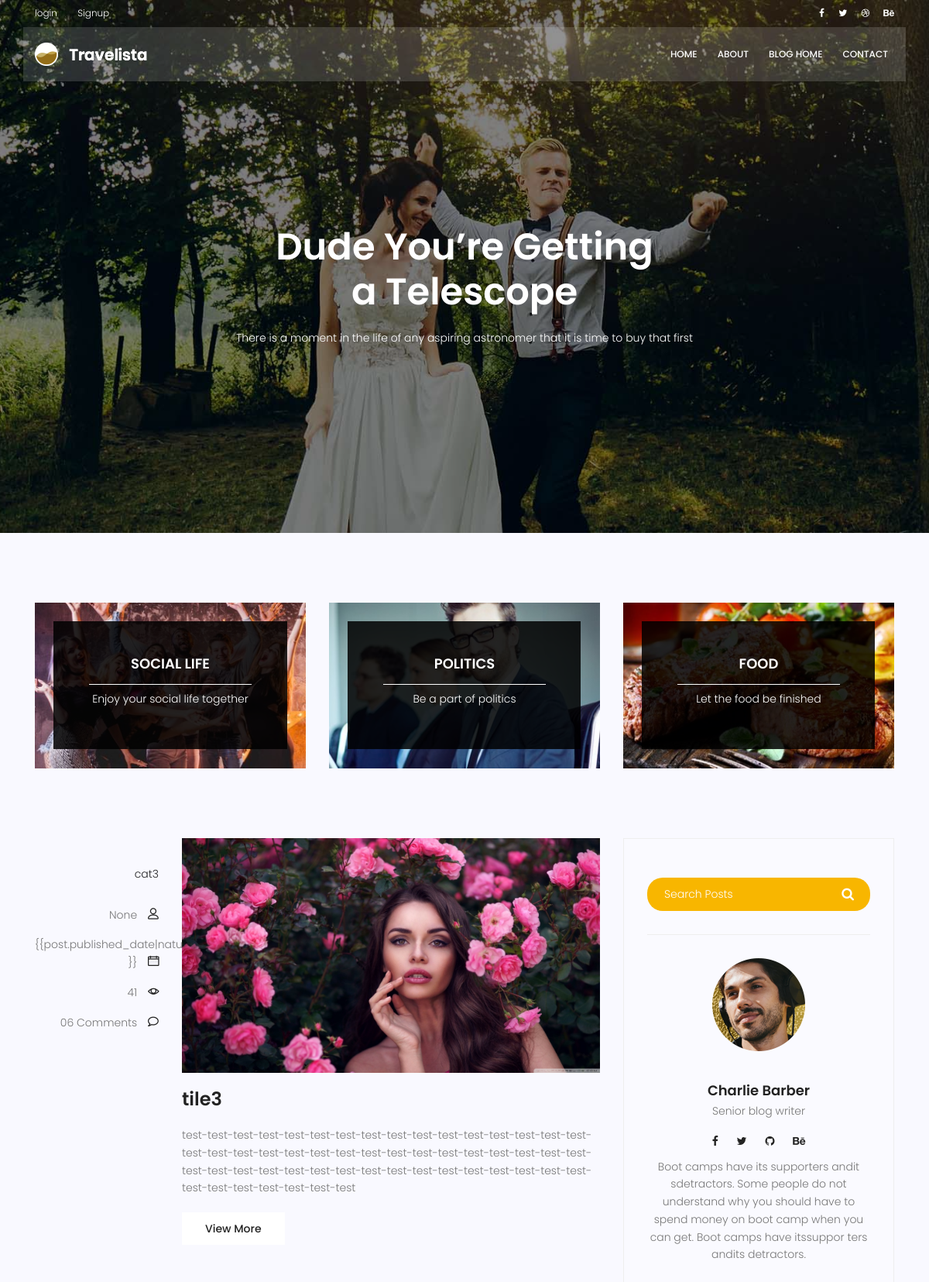
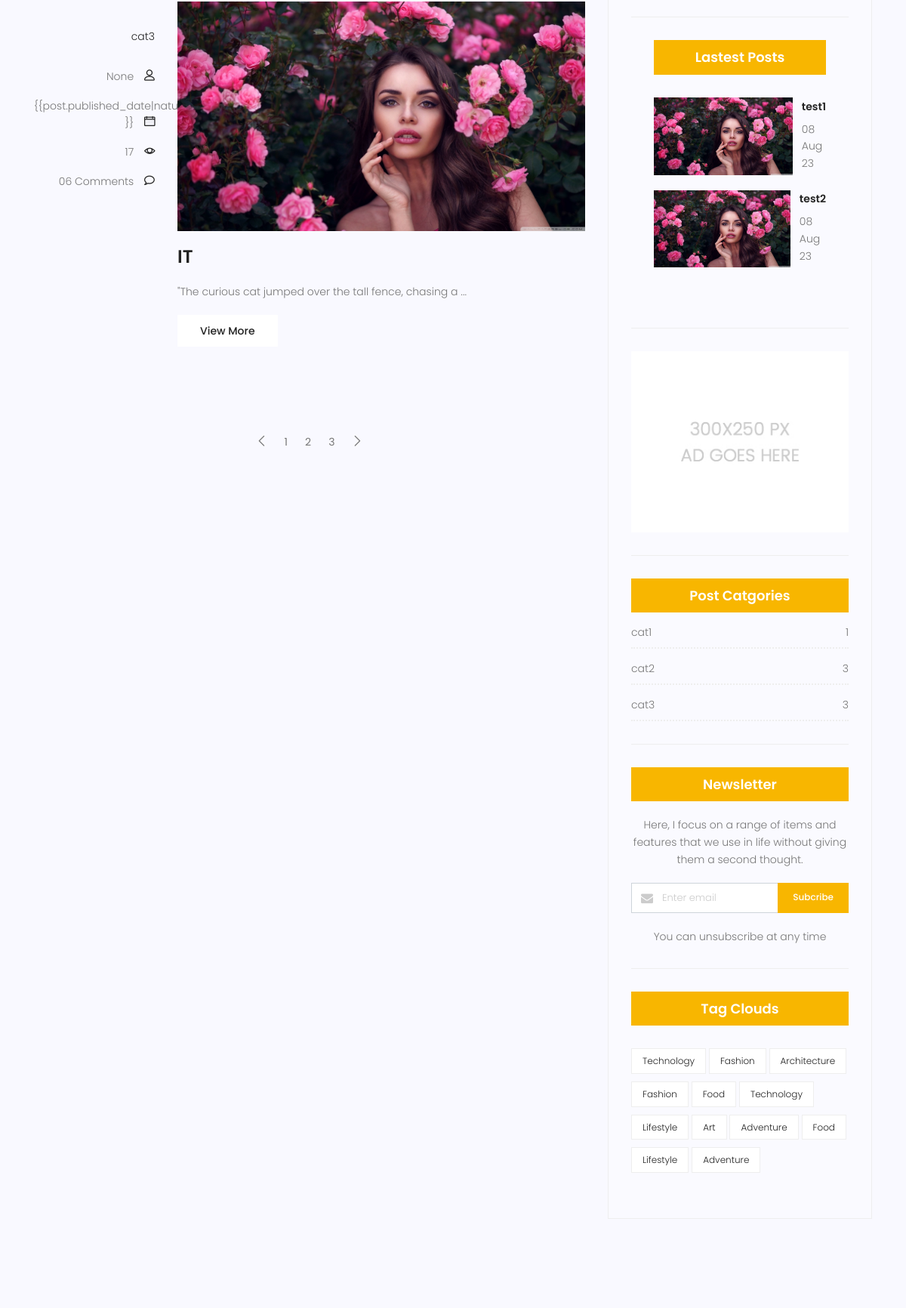
Screenshot of /blog/?page=2 (upper part) with the database file from the repository (2 pictures, top to bottom).
### blog/models.py (models this page shows, shortened)
class Category(models.Model):
        name = models.CharField(max_length=255)
        def __str__(self):
            return self.name

class Post(models.Model):
    image =models.ImageField(upload_to='blog/',default='blog/default.jpg')
    author = models.ForeignKey(User, on_delete=models.CASCADE ,null=True)        #authorیک کلید فرعی واسطه به یوزر
    title = models.CharField(max_length=255)
    content = models.TextField()
    tags = TaggableManager()                                                     #taggit for manage Tags
    category = models.ManyToManyField(Category)
    counted_views = models.IntegerField(default=0)
    status = models.BooleanField(default=False)
    published_date = models.DateTimeField(null=True)
    created_date = models.DateTimeField(auto_now_add=True)
    updated_date = models.DateTimeField(auto_now=True)
    login_required = models.BooleanField(default=False)                          #login requirments in posts
    class Meta:
        ordering = ['created_date']

### blog/views.py (the view)
# urls.py: path('',blog_view, name='index_blog'),
def blog_view(request,author_username=None,**kwargs):
    current_time = timezone.now()
    posts = Post.objects.filter(published_date__lte=current_time,status=1).order_by('published_date')
    if author_username:
        posts = posts.filter(author__username=author_username)
    if kwargs.get('tag_name') != None:
        posts = Post.filter(tag__name__in =[kwargs['tag_name']])
    posts = Paginator(posts,2)
    try:
        page_number = request.GET.get('page')
        posts = posts.get_page(page_number)
    except PageNotAnInteger:
        posts = posts.get_page(1)
    except EmptyPage:
        posts = posts.get_page(1)
    context = {'posts':posts}
    return render(request,'blog-home.html',context)

### blog/templatetags/custom_tags.py (called while the page is built)
@register.filter
def limit_words_with_ellipsis(value, max_words):
    return Truncator(value).words(max_words, truncate=' ...')

@register.inclusion_tag('latest-posts.html')
def latestpost(arg=3):
    posts = Post.objects.filter(status=1).order_by('published_date')[:arg]
    return {'posts': posts}

@register.inclusion_tag('categories-posts.html')
def postcategories():
    posts = Post.objects.filter(status=1)
    categories = Category.objects.all()
    cat_dict = {}
    for name in categories:
        cat_dict[name] = posts.filter(category=name).count()
    return {'categories': cat_dict}

@register.inclusion_tag('blog-search.html')
def search_bar():
    return {}

### templates/blog-home.html (shortened to what this page needs)
{%load static%}
{%load custom_tags%}
{% load humanize %}
<!DOCTYPE html>
<html lang="zxx" class="no-js">
<head>
	<link rel="stylesheet" href="{% static 'css/linearicons.css' %}">
	<link rel="stylesheet" href="{% static 'css/font-awesome.min.css' %}">
	<link rel="stylesheet" href="{% static 'css/bootstrap.css' %}">
	<link rel="stylesheet" href="{% static 'css/magnific-popup.css' %}">
	<link rel="stylesheet" href="{% static 'css/jquery-ui.css' %}">
	<link rel="stylesheet" href="{% static 'css/nice-select.css' %}">
	<link rel="stylesheet" href="{% static 'css/animate.min.css' %}">
	<link rel="stylesheet" href="{% static 'css/owl.carousel.css' %}">
	<link rel="stylesheet" href="{% static 'css/main.css' %}">
</head>
<body>
	<header id="header">
		<div class="header-top">
			<div class="container">
				<div class="row align-items-center">
					<div class="col-lg-6 col-sm-6 col-6 header-top-left">
						<ul>
							{% if request.user.is_authenticated %}
							<li><a href="#">logged in as {{ request.user.username }}</a></li>
							<li><a href="{% url 'accounts:logout' %}">logout</a></li>
							{% else %}
							<li><a href="{% url 'accounts:login' %}">login</a></li>
							<li><a href="{% url 'accounts:signup' %}">Signup</a></li>
							{% endif %}
						</ul>
					</div>
					<div class="col-lg-6 col-sm-6 col-6 header-top-right">
						<div class="header-social">
							<a href="#"><i class="fa fa-facebook"></i></a>
							<a href="#"><i class="fa fa-twitter"></i></a>
							<a href="#"><i class="fa fa-dribbble"></i></a>
							<a href="#"><i class="fa fa-behance"></i></a>
						</div>
					</div>
				</div>
			</div>
		</div>
		<div class="container main-menu">
			<div class="row align-items-center justify-content-between d-flex">
				<div id="logo">
					<a href="{%url 'website:index' %}"><img src="{% static 'img/logo.png' %}" alt="alt9" title="" /></a>
				</div>
				<nav id="nav-menu-container">
					<ul class="nav-menu">
						<li><a href="{%url 'website:index' %}">Home</a></li>
						<li><a href="{%url 'website:about' %}">About</a></li>
						<li><a href="{%url 'blog:index_blog' %}">Blog Home</a></li>
						<li><a href="{%url 'website:contact' %}">Contact</a></li>
					</ul>
				</nav>
			</div>
		</div>
	</header>
	<section class="banner-area relative blog-home-banner" id="home">
		<div class="overlay overlay-bg"></div>
		<div class="container">
			<div class="row d-flex align-items-center justify-content-center">
				<div class="about-content blog-header-content col-lg-12">
					<h1 class="text-white">
						Dude You’re Getting
						a Telescope
					</h1>
					<p class="text-white">
						There is a moment in the life of any aspiring astronomer that it is time to buy that first
					</p>
				</div>
			</div>
		</div>
	</section>
	<section class="top-category-widget-area pt-90 pb-90 ">
		<div class="container">
			<div class="row">
				<div class="col-lg-4">
					<div class="single-cat-widget">
						<div class="content relative">
							<div class="overlay overlay-bg"></div>
							<a href="#" target="_blank">
								<div class="thumb">
									<img class="content-image img-fluid d-block mx-auto"
										src="{% static 'img/blog/cat-widget1.jpg' %}" alt="alt9">
								</div>
								<div class="content-details">
									<h4 class="content-title mx-auto text-uppercase">Social life</h4>
									<span></span>
									<p>Enjoy your social life together</p>
								</div>
							</a>
						</div>
					</div>
				</div>
				<div class="col-lg-4">
					<div class="single-cat-widget">
						<div class="content relative">
							<div class="overlay overlay-bg"></div>
							<a href="#" target="_blank">
								<div class="thumb">
									<img class="content-image img-fluid d-block mx-auto"
										src="{% static 'img/blog/cat-widget2.jpg' %}" alt="">
								</div>
								<div class="content-details">
									<h4 class="content-title mx-auto text-uppercase">Politics</h4>
									<span></span>
									<p>Be a part of politics</p>
								</div>
							</a>
						</div>
					</div>
				</div>
				<div class="col-lg-4">
					<div class="single-cat-widget">
						<div class="content relative">
							<div class="overlay overlay-bg"></div>
							<a href="#" target="_blank">
								<div class="thumb">
									<img class="content-image img-fluid d-block mx-auto"
										src="{% static 'img/blog/cat-widget3.jpg' %}" alt="">
								</div>
								<div class="content-details">
									<h4 class="content-title mx-auto text-uppercase">Food</h4>
									<span></span>
									<p>Let the food be finished</p>
								</div>
							</a>
						</div>
					</div>
				</div>
			</div>
		</div>
	</section>
	<section class="post-content-area">
		<div class="container">
			<div class="row">
				<div class="col-lg-8 posts-list">
					{%for post in posts%}
					<div class="single-post row">
						<div class="col-lg-3  col-md-3 meta-details">
							<ul class="tags">
								{% for cat in post.category.all %}
								<li>
									<a href="{% url 'blog:category' cat_name=cat.name %}">
										{{cat.name}}
									</a>
								</li>
								{% endfor %}
							</ul>
							<div class="user-details row">
								<p class="user-name col-lg-12 col-md-12 col-6"><a href="#">{{post.author}}</a> <span
										class="lnr lnr-user"></span></p>
								<p class="date col-lg-12 col-md-12 col-6"><a href="#">{{post.published_date|naturaltime
										}}</a> <span class="lnr lnr-calendar-full"></span></p>
								<p class="view col-lg-12 col-md-12 col-6"><a href="#">{{post.counted_views}}</a> <span
										class="lnr lnr-eye"></span></p>
								<p class="comments col-lg-12 col-md-12 col-6"><a href="#">06 Comments</a> <span
										class="lnr lnr-bubble"></span></p>
							</div>
						</div>
						<div class="col-lg-9 col-md-9 ">
							<div class="feature-img">
								<img class="img-fluid" src={{post.image.url}} alt="">
							</div>
							<a class="posts-title" href="{% url 'blog:single' pid=post.id  %}">
								<h3>{{post.title}}</h3>
							</a>
							<p class="excert">
								{{post.content|limit_words_with_ellipsis:10}}
							</p>
							<a href="/blog/{{post.id}}" class="primary-btn">View More</a>
						</div>
					</div>
					{% endfor %}
					<nav class="blog-pagination justify-content-center d-flex">
						<ul class="pagination">
							{% if posts.has_previous %}
							<li class="page-item">
								<a href="?page={{ posts.previous_page_number }}" class="page-link"
									aria-label="Previous">
									<span aria-hidden="true">
										<span class="lnr lnr-chevron-left"></span>
									</span>
								</a>
							</li>
							{% endif %}
							{% for i in posts.paginator.page_range %}
							<li class="page-item"><a href="?page={{i}}" class="page-link">{{i}}</a></li>
							{% endfor %}
							{% if posts.has_next %}
							<li class="page-item">
								<a href="?page={{ posts.next_page_number }}" class="page-link" aria-label="Next">
									<span aria-hidden="true">
										<span class="lnr lnr-chevron-right"></span>
									</span>
								</a>
							</li>
							{% endif %}
						</ul>
					</nav>
				</div>
				<div class="col-lg-4 sidebar-widgets">
					<div class="widget-wrap">
						{% search_bar %}
						<div class="single-sidebar-widget user-info-widget">
							<img src="{% static 'img/blog/user-info.png' %}" alt="alt9">
							<a href="#">
								<h4>Charlie Barber</h4>
							</a>
							<p>
								Senior blog writer
							</p>
							<ul class="social-links">
								<li><a href="#"><i class="fa fa-facebook"></i></a></li>
								<li><a href="#"><i class="fa fa-twitter"></i></a></li>
								<li><a href="#"><i class="fa fa-github"></i></a></li>
								<li><a href="#"><i class="fa fa-behance"></i></a></li>
							</ul>
							<p>
								Boot camps have its supporters andit sdetractors. Some people do not understand why you
								should have to spend money on boot camp when you can get. Boot camps have itssuppor ters
								andits detractors.
							</p>
						</div>
						<div class="single-sidebar-widget popular-post-widget">
							<div class="popular-post-list">
								{% latestpost 2 %}
							</div>
						</div>
						<div class="single-sidebar-widget ads-widget">
							<a href="#"><img class="img-fluid" src="{% static 'img/blog/ads-banner.jpg' %}"
									alt="alt98"></a>
						</div>
						{% postcategories %}
						<div class="single-sidebar-widget newsletter-widget">
							<h4 class="newsletter-title">Newsletter</h4>
							<p>
								Here, I focus on a range of items and features that we use in life without
								giving them a second thought.
							</p>
							<div class="form-group d-flex flex-row">
								<div class="col-autos">
									<div class="input-group">
										<div class="input-group-prepend">
											<div class="input-group-text"><i class="fa fa-envelope"
													aria-hidden="true"></i>
											</div>
										</div>
										<input type="text" class="form-control" id="inlineFormInputGroup"
											placeholder="Enter email" onfocus="this.placeholder = ''"
											onblur="this.placeholder = 'Enter email'">
									</div>
								</div>
								<a href="#" class="bbtns">Subcribe</a>
							</div>
							<p class="text-bottom">
								You can unsubscribe at any time
							</p>
						</div>
						<div class="single-sidebar-widget tag-cloud-widget">
							<h4 class="tagcloud-title">Tag Clouds</h4>
							<ul>
								<li><a href="#">Technology</a></li>
								<li><a href="#">Fashion</a></li>
								<li><a href="#">Architecture</a></li>
								<li><a href="#">Fashion</a></li>
								<li><a href="#">Food</a></li>
								<li><a href="#">Technology</a></li>
								<li><a href="#">Lifestyle</a></li>
								<li><a href="#">Art</a></li>
								<li><a href="#">Adventure</a></li>
								<li><a href="#">Food</a></li>
								<li><a href="#">Lifestyle</a></li>
								<li><a href="#">Adventure</a></li>
							</ul>
						</div>
					</div>
				</div>
			</div>
		</div>
	</section>
</body>
</html>

### templates/latest-posts.html
{%load static%}
<ul>
     <div class="single-sidebar-widget popular-post-widget">
        <h4 class="popular-title">Lastest Posts</h4>
        <div class="popular-post-list">
            {% for post in posts %}
            <div class="single-post-list d-flex flex-row align-items-center">
                <div class="thumb">
                    <img class="img-fluid" src="{{post.image.url}}" alt="post">
                </div>
                <div class="details">
                    <a href="{% url 'blog:single' pid=post.id %}"><h6>{{post.title}}</h6></a>
                    <p>{{post.published_date|date:"d M y"}}</p>
                </div>
            </div>
            {%endfor%}
        </div>
</ul>

### templates/categories-posts.html
{%load static%}
{%load custom_tags%}
<div class="single-sidebar-widget post-category-widget">
    <h4 class="category-title">Post Catgories</h4>
    <ul class="cat-list">
        {% for name,count in categories.items %}
        <li>
            <a href="#" class="d-flex justify-content-between">
                <p>{{name}}</p>
                <p>{{count}}</p>
            </a>
        </li>
		{% endfor %}
    </ul>
</div>

### rows the page displays
Post: author "None", counted_views "41", image (placeholder picture), title "tile3", content|limit_words_with_ellipsis "test-test-test-test-test-test-test-test-test-test-test-test-test-test-test-test-test-test-test-test-test-test-test-test-test-test-test-test-test-test-test-test-test-test-test-test-test-test-test-test-test-test-test-test-test-test-test-test-test-test-test-test-test-test-test"
Category: name "cat3", id "3"
Post: author "None", counted_views "17", image (placeholder picture), title "IT", content|limit_words_with_ellipsis "\"The curious cat jumped over the tall fence, chasing a ..."
Post: image (placeholder picture), title "test1", published_date "08 Aug 23"
Post: image (placeholder picture), title "test2", published_date "08 Aug 23"
Category: name "cat1", id "1"
Category: name "cat2", count "3"

### other values shown
{{ i }} "1" "2" "3"
